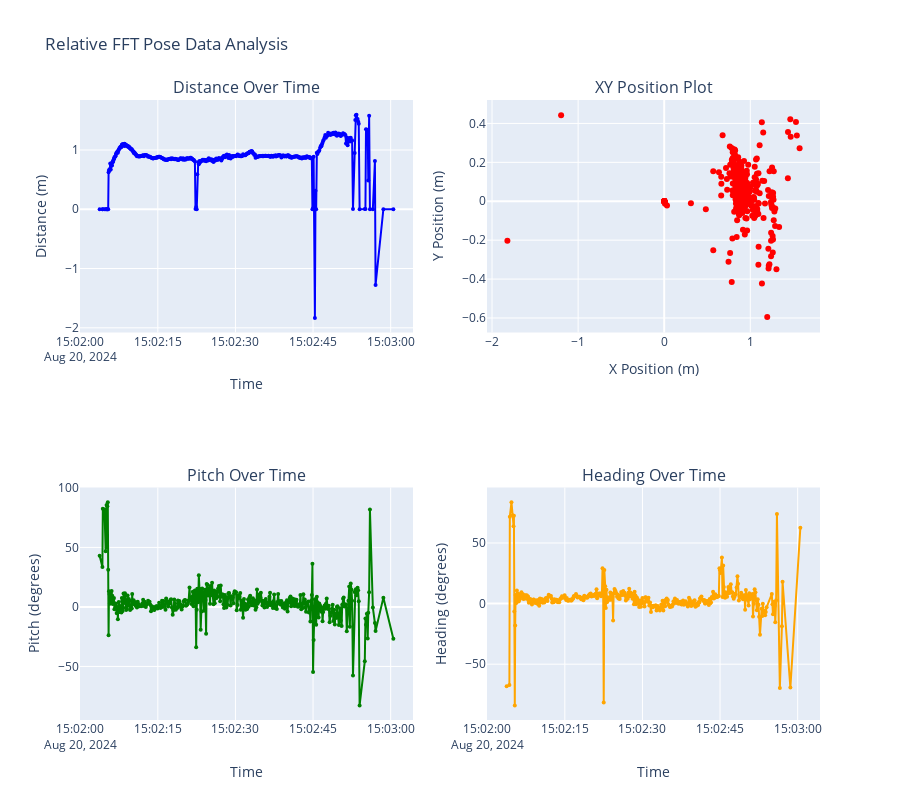

Notebook cell for this chart:
### Markdown cell above
## 4. Visualize FFT Data

Create plots to visualize the FFT measurements over time and in XY space.

### Code cell
if df_fft is not None:
    # Create visualization
    from plotly.subplots import make_subplots
    
    fig = make_subplots(
        rows=2, cols=2,
        subplot_titles=[
            'Distance Over Time',
            'XY Position Plot',
            'Pitch Over Time', 
            'Heading Over Time'
        ]
    )
    
    # Distance over time
    fig.add_trace(
        go.Scatter(x=df_fft['timestamp'], y=df_fft['distance_m'],
                  mode='lines+markers', name='Distance',
                  line=dict(color='blue'), marker=dict(size=4)),
        row=1, col=1
    )
    
    # XY position plot
    fig.add_trace(
        go.Scatter(x=df_fft['fft_x'], y=df_fft['fft_y'],
                  mode='markers', name='XY Position',
                  marker=dict(color='red', size=6)),
        row=1, col=2
    )
    
    # Pitch over time
    fig.add_trace(
        go.Scatter(x=df_fft['timestamp'], y=df_fft['pitch_deg'],
                  mode='lines+markers', name='Pitch',
                  line=dict(color='green'), marker=dict(size=4)),
        row=2, col=1
    )
    
    # Heading over time
    fig.add_trace(
        go.Scatter(x=df_fft['timestamp'], y=df_fft['heading_deg'],
                  mode='lines+markers', name='Heading',
                  line=dict(color='orange'), marker=dict(size=4)),
        row=2, col=2
    )
    
    # Update layout
    fig.update_layout(
        title='Relative FFT Pose Data Analysis',
        height=800,
        showlegend=False
    )
    
    # Update axes labels
    fig.update_xaxes(title_text="Time", row=1, col=1)
    fig.update_yaxes(title_text="Distance (m)", row=1, col=1)
    
    fig.update_xaxes(title_text="X Position (m)", row=1, col=2)
    fig.update_yaxes(title_text="Y Position (m)", row=1, col=2)
    
    fig.update_xaxes(title_text="Time", row=2, col=1)
    fig.update_yaxes(title_text="Pitch (degrees)", row=2, col=1)
    
    fig.update_xaxes(title_text="Time", row=2, col=2)
    fig.update_yaxes(title_text="Heading (degrees)", row=2, col=2)
    
    fig.show()
    
    print("✓ FFT data visualization complete")

### Figure 1 — Plotly figure (JSON) as saved in the notebook; plotly's stock layout.template omitted (floating-point values rounded to 4 significant figures; data arrays with more than 128 entries replaced by an {"elided": "..."} marker saying what was removed)
{"data": [{"line": {"color": "blue"}, "marker": {"size": 4}, "mode": "lines+markers", "name": "Distance", "type": "scatter", "x": {"elided": "410 str values"}, "xaxis": "x", "y": {"elided": "410 float values"}, "yaxis": "y"}, {"marker": {"color": "red", "size": 6}, "mode": "markers", "name": "XY Position", "type": "scatter", "x": {"elided": "410 float values"}, "xaxis": "x2", "y": {"elided": "410 float values"}, "yaxis": "y2"}, {"line": {"color": "green"}, "marker": {"size": 4}, "mode": "lines+markers", "name": "Pitch", "type": "scatter", "x": {"elided": "410 str values"}, "xaxis": "x3", "y": {"elided": "410 float values"}, "yaxis": "y3"}, {"line": {"color": "orange"}, "marker": {"size": 4}, "mode": "lines+markers", "name": "Heading", "type": "scatter", "x": {"elided": "410 str values"}, "xaxis": "x4", "y": {"elided": "410 float values"}, "yaxis": "y4"}], "layout": {"annotations": [{"font": {"size": 16}, "showarrow": false, "text": "Distance Over Time", "x": 0.225, "xanchor": "center", "xref": "paper", "y": 1, "yanchor": "bottom", "yref": "paper"}, {"font": {"size": 16}, "showarrow": false, "text": "XY Position Plot", "x": 0.775, "xanchor": "center", "xref": "paper", "y": 1, "yanchor": "bottom", "yref": "paper"}, {"font": {"size": 16}, "showarrow": false, "text": "Pitch Over Time", "x": 0.225, "xanchor": "center", "xref": "paper", "y": 0.375, "yanchor": "bottom", "yref": "paper"}, {"font": {"size": 16}, "showarrow": false, "text": "Heading Over Time", "x": 0.775, "xanchor": "center", "xref": "paper", "y": 0.375, "yanchor": "bottom", "yref": "paper"}], "height": 800, "showlegend": false, "title": {"text": "Relative FFT Pose Data Analysis"}, "xaxis": {"anchor": "y", "domain": [0, 0.45], "title": {"text": "Time"}}, "xaxis2": {"anchor": "y2", "domain": [0.55, 1], "title": {"text": "X Position (m)"}}, "xaxis3": {"anchor": "y3", "domain": [0, 0.45], "title": {"text": "Time"}}, "xaxis4": {"anchor": "y4", "domain": [0.55, 1], "title": {"text": "Time"}}, "yaxis": {"anchor": "x", "domain": [0.625, 1], "title": {"text": "Distance (m)"}}, "yaxis2": {"anchor": "x2", "domain": [0.625, 1], "title": {"text": "Y Position (m)"}}, "yaxis3": {"anchor": "x3", "domain": [0, 0.375], "title": {"text": "Pitch (degrees)"}}, "yaxis4": {"anchor": "x4", "domain": [0, 0.375], "title": {"text": "Heading (degrees)"}}}}
